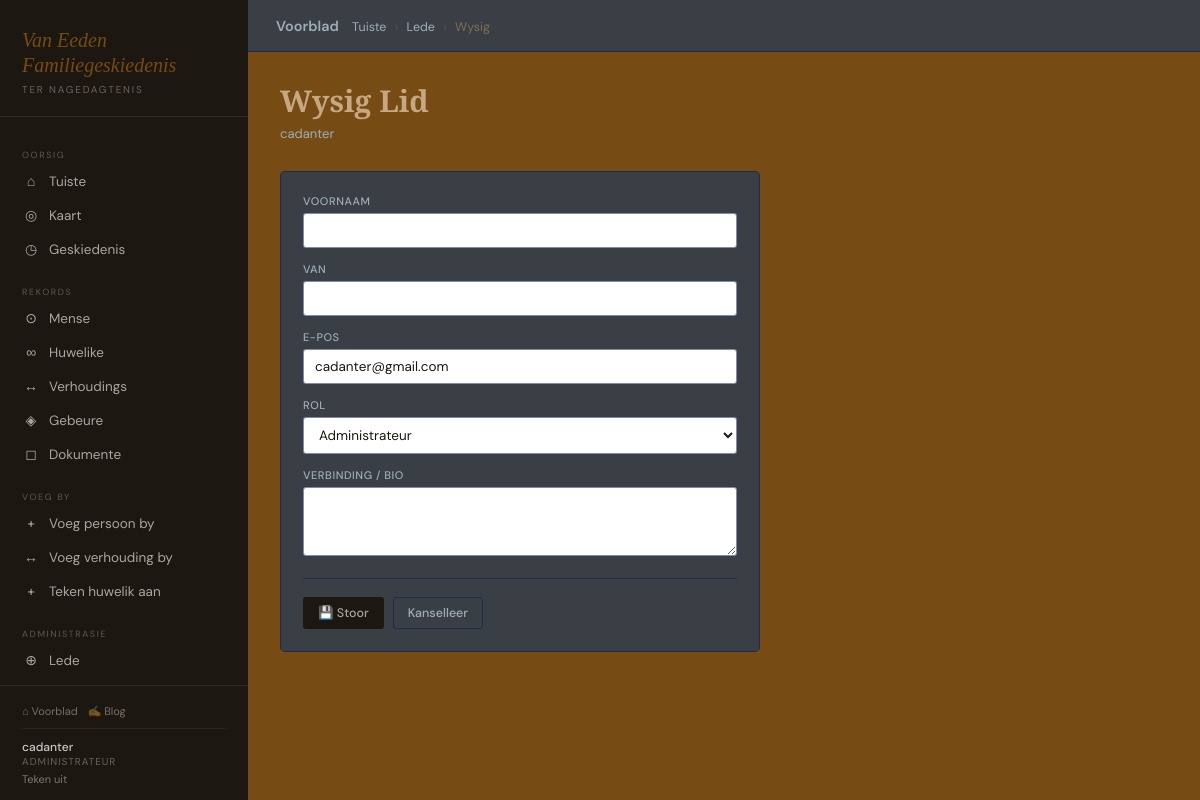
The app's page /argief/lede/1/wysig/ (signed in) with its own data.
### genealogy/models.py (models this page shows, shortened)
class UserProfile(models.Model):
    ROLE_CHOICES = [
        ('pending', 'Hangende Beoordeling'),
        ('viewer',  'Kyker'),
        ('trusted', 'Vertroude Lid'),
        ('admin',   'Administrateur'),
    ]
    user        = models.OneToOneField(User, on_delete=models.CASCADE, related_name='profile')
    role        = models.CharField(max_length=10, choices=ROLE_CHOICES, default='pending')
    bio         = models.TextField(blank=True)
    joined      = models.DateTimeField(auto_now_add=True)
    approved_by = models.ForeignKey(User, on_delete=models.SET_NULL, null=True, blank=True,
                    related_name='approved_profiles')
    approved_at = models.DateTimeField(null=True, blank=True)
    @property
    def is_admin(self):   return self.role == 'admin'
    @property
    def can_edit(self):   return self.role in ('trusted', 'admin')

### genealogy/views.py (the view, shortened to what this page needs)
# urls.py: path('lede/<int:user_id>/wysig/',          views.member_edit,    name='member_edit'),
@login_required
def member_edit(request, user_id):
    if not request.user.is_superuser:
        return HttpResponseForbidden()
    profile = get_profile(request.user)
    tp = get_object_or_404(UserProfile, user_id=user_id)
    return render(request, 'genealogy/member_edit.html', {'tp': tp, 'profile': profile,
        'role_choices': UserProfile.ROLE_CHOICES})

### genealogy/views.py (called while the page is built)
def get_profile(user):
    if not user.is_authenticated:
        return None
    profile, _ = UserProfile.objects.get_or_create(user=user, defaults={'role': 'pending'})
    return profile

### genealogy/templates/genealogy/member_edit.html (shortened to what this page needs)
{% extends "genealogy/base.html" %}
{% block breadcrumb %}
  <a href="{% url 'genealogy:dashboard' %}">Tuiste</a> <span>›</span>
  <a href="{% url 'genealogy:members_list' %}">Lede</a> <span>›</span> Wysig
{% endblock %}
{% block content %}
<div class="ph"><div><h2>Wysig Lid</h2><p class="subtitle">{{ tp.user.username }}</p></div></div>
<div class="card" style="max-width:480px;">
  <form method="post">{% csrf_token %}
    <div class="fg" style="margin-bottom:14px;">
      <label>Voornaam</label>
      <input type="text" name="first_name" value="{{ tp.user.first_name }}">
    </div>
    <div class="fg" style="margin-bottom:14px;">
      <label>Van</label>
      <input type="text" name="last_name" value="{{ tp.user.last_name }}">
    </div>
    <div class="fg" style="margin-bottom:14px;">
      <label>E-pos</label>
      <input type="email" name="email" value="{{ tp.user.email }}">
    </div>
    <div class="fg" style="margin-bottom:14px;">
      <label>Rol</label>
      <select name="role">
        {% for value, display in role_choices %}
          <option value="{{ value }}" {% if tp.role == value %}selected{% endif %}>{{ display }}</option>
        {% endfor %}
      </select>
    </div>
    <div class="fg" style="margin-bottom:14px;">
      <label>Verbinding / Bio</label>
      <textarea name="bio" rows="3">{{ tp.bio }}</textarea>
    </div>
    <div class="form-actions">
      <button type="submit" class="btn btn-primary">💾 Stoor</button>
      <a href="{% url 'genealogy:members_list' %}" class="btn btn-secondary">Kanselleer</a>
    </div>
  </form>
</div>
{% endblock %}

### genealogy/templates/genealogy/base.html (shortened to what this page needs)
{% load static %}
<!DOCTYPE html>
<html lang="af">
<head>
  <link rel="stylesheet" href="{% static 'genealogy/css/main.css' %}">
</head>
<body>
<nav class="sidebar" id="sidebar">
  <div class="brand">
    <div class="brand-title">Van Eeden<br>Familiegeskiedenis</div>
    <div class="brand-sub">Ter nagedagtenis</div>
  </div>
  <div class="nav">
    <div class="nav-label">Oorsig</div>
    <a href="{% url 'genealogy:dashboard' %}" class="{% if request.resolver_match.url_name == 'dashboard' %}active{% endif %}">
      <span class="ic">⌂</span> Tuiste
    </a>
    <a href="{% url 'genealogy:map' %}" class="{% if request.resolver_match.url_name == 'map' %}active{% endif %}">
      <span class="ic">◎</span> Kaart
    </a>
    <a href="{% url 'genealogy:audit_log' %}" class="{% if request.resolver_match.url_name == 'audit_log' %}active{% endif %}">
      <span class="ic">◷</span> Geskiedenis
    </a>
    <div class="nav-label">Rekords</div>
    <a href="{% url 'genealogy:person_list' %}" class="{% if 'person' in request.resolver_match.url_name %}active{% endif %}">
      <span class="ic">⊙</span> Mense
    </a>
    <a href="{% url 'genealogy:marriage_list' %}" class="{% if 'marriage' in request.resolver_match.url_name %}active{% endif %}">
      <span class="ic">∞</span> Huwelike
    </a>
    <a href="{% url 'genealogy:relationship_list' %}" class="{% if 'relationship' in request.resolver_match.url_name %}active{% endif %}">
      <span class="ic">↔</span> Verhoudings
    </a>
    <a href="{% url 'genealogy:event_list' %}" class="{% if 'event' in request.resolver_match.url_name %}active{% endif %}">
      <span class="ic">◈</span> Gebeure
    </a>
    <a href="{% url 'genealogy:document_list' %}" class="{% if 'document' in request.resolver_match.url_name %}active{% endif %}">
      <span class="ic">◻</span> Dokumente
    </a>
    {% if user.is_authenticated and profile %}
      {% if profile.can_edit %}
        <div class="nav-label">Voeg by</div>
        <a href="{% url 'genealogy:person_create' %}"><span class="ic">+</span> Voeg persoon by</a>
        <a href="{% url 'genealogy:relationship_create' %}"><span class="ic">↔</span> Voeg verhouding by</a>
        <a href="{% url 'genealogy:marriage_create' %}"><span class="ic">+</span> Teken huwelik aan</a>
      {% elif profile.is_approved %}
        <div class="nav-label">Bydrae</div>
        <a href="{% url 'genealogy:person_create' %}"><span class="ic">+</span> Stel persoon voor</a>
        <a href="{% url 'genealogy:person_list' %}"><span class="ic">✎</span> Stel wysiging voor</a>
      {% endif %}
      {% if profile.is_admin %}
        <div class="nav-label">Administrasie</div>
        <a href="{% url 'genealogy:members_list' %}" class="{% if request.resolver_match.url_name == 'members_list' %}active{% endif %}">
          <span class="ic">⊕</span> Lede
        </a>
        <a href="{% url 'genealogy:pending_edits' %}" class="{% if request.resolver_match.url_name == 'pending_edits' %}active{% endif %}">
        </a>
      {% endif %}
    {% endif %}
  </div>
  <div class="sidebar-user">
    <div style="margin-bottom:10px;padding-bottom:10px;border-bottom:1px solid rgba(255,255,255,.06);display:flex;gap:10px;">
      <a href="/" style="color:rgba(247,243,236,.4);font-size:11px;text-decoration:none;">⌂ Voorblad</a>
      <a href="{% url 'blog:post_list' %}" style="color:rgba(247,243,236,.4);font-size:11px;text-decoration:none;">✍ Blog</a>
    </div>
    {% if user.is_authenticated %}
      <div class="uname">{{ user.get_full_name|default:user.username }}</div>
      {% if profile %}<div class="urole">{{ profile.get_role_display }}</div>{% endif %}
      <a href="{% url 'genealogy:logout' %}">Teken uit</a>
    {% else %}
      <a href="{% url 'genealogy:login' %}" style="color:rgba(247,243,236,.6)">Teken in</a>
      &nbsp;·&nbsp;
      <a href="{% url 'genealogy:register' %}" style="color:rgba(247,243,236,.6)">Registreer</a>
    {% endif %}
  </div>
</nav>
<div class="main">
  <div class="topbar">
    <div class="breadcrumb">
      <a href="/" style="color: var(--muted); font-weight: 600; font-size: 0.9rem; padding-right: 10px;">Voorblad</a>
      {% block breadcrumb %}<a href="{% url 'genealogy:dashboard' %}">Tuiste</a>{% endblock %}
    </div>
  </div>
  <div class="content">
    {% block content %}{% endblock %}
  </div>
</div>
</body>
</html>

### genealogy/static/genealogy/css/main.css (style rules this page uses)
*, *::before, *::after { box-sizing: border-box; margin: 0; padding: 0; }
:root { --cream: #774b14; --ink: #1c1710; --body-txt: #c5a882; --sepia: #806e54; --gold: #f1ef83; --rust: #b5381e; --sage: #3d6b4f; --muted: #9daeb9; --border: #02146680; --card: #3a3f45; --red-light: #fdf2f0; --sidebar-w: 248px; }
body { font-family: 'DM Sans', sans-serif; background: var(--cream); color: var(--body-txt); min-height: 100vh; display: flex; }
.sidebar { width: var(--sidebar-w); height: 100vh; background: var(--ink); color: var(--cream); display: flex; flex-direction: column; position: fixed; top: 0; left: 0; z-index: 100; overflow: hidden; }
.brand { padding: 28px 22px 20px; border-bottom: 1px solid rgba(255, 255, 255, .08); }
.brand-title { font-family: 'EB Garamond', serif; font-size: 20px; line-height: 1.25; font-style: italic; }
.brand-sub { font-size: 10px; letter-spacing: .18em; text-transform: uppercase; color: rgba(247, 243, 236, .35); margin-top: 5px; }
.nav { padding: 12px 0; flex: 1; overflow-y: auto; }
.nav-label { padding: 10px 22px 3px; font-size: 9px; letter-spacing: .18em; text-transform: uppercase; color: rgba(247, 243, 236, .3); margin-top: 10px; }
.nav a { display: flex; align-items: center; gap: 9px; padding: 8px 22px; color: rgba(247, 243, 236, .65); text-decoration: none; font-size: 13.5px; transition: all .12s; }
.nav a .ic { width: 18px; text-align: center; font-size: 14px; }
.sidebar-user { padding: 14px 22px; border-top: 1px solid rgba(255, 255, 255, .08); font-size: 12px; }
.sidebar-user .uname { color: rgba(247, 243, 236, .8); font-weight: 500; }
.sidebar-user .urole { font-size: 10px; color: rgba(247, 243, 236, .35); text-transform: uppercase; letter-spacing: .1em; }
.sidebar-user a { color: rgba(247, 243, 236, .45); text-decoration: none; font-size: 11px; margin-top: 4px; display: block; }
.main { margin-left: var(--sidebar-w); flex: 1; display: flex; flex-direction: column; }
.topbar { background: var(--card); border-bottom: 1px solid var(--border); height: 52px; padding: 0 28px; display: flex; align-items: center; justify-content: space-between; position: sticky; top: 0; z-index: 50; }
.breadcrumb { font-size: 12.5px; color: var(--sepia); }
.breadcrumb a { color: var(--muted); text-decoration: none; }
.breadcrumb span { margin: 0 5px; opacity: .5; }
.content { padding: 28px 32px; flex: 1; }
h2 { font-family: 'EB Garamond', serif; font-size: 30px; font-weight: 600; margin-bottom: 4px; }
.subtitle { color: var(--muted); font-size: 13px; margin-bottom: 24px; }
.card { background: var(--card); border: 1px solid var(--border); border-radius: 5px; padding: 22px; margin-top: 0px; margin-bottom: 18px; }
.btn { display: inline-flex; align-items: center; gap: 5px; padding: 7px 14px; border-radius: 3px; font-size: 12.5px; font-weight: 500; cursor: pointer; text-decoration: none; border: 1px solid transparent; font-family: 'DM Sans', sans-serif; transition: all .12s; }
.btn-primary { background: var(--ink); color: #a8a39a; }
.btn-secondary { background: transparent; color: var(--muted); border-color: var(--border); }
.fg { display: flex; flex-direction: column; gap: 5px; }
label { font-size: 11px; font-weight: 500; letter-spacing: .05em; color: var(--muted); text-transform: uppercase; }
input, select, textarea { border: 1px solid var(--border); border-radius: 3px; padding: 8px 11px; font-size: 13.5px; font-family: 'DM Sans', sans-serif; background: white; color: var(--ink); width: 100%; transition: border-color .12s; }
.form-actions { display: flex; gap: 9px; margin-top: 22px; padding-top: 18px; border-top: 1px solid var(--border); }
.ph { display: flex; justify-content: space-between; align-items: flex-start; margin-bottom: 5px; }

### records on screen
UserProfile: role "ADMINISTRATEUR", user.username "cadanter", email "cadanter@gmail.com", role "Administrateur"

### other values on screen
{{ user.get_full_name|default:user.username }} "cadanter"
